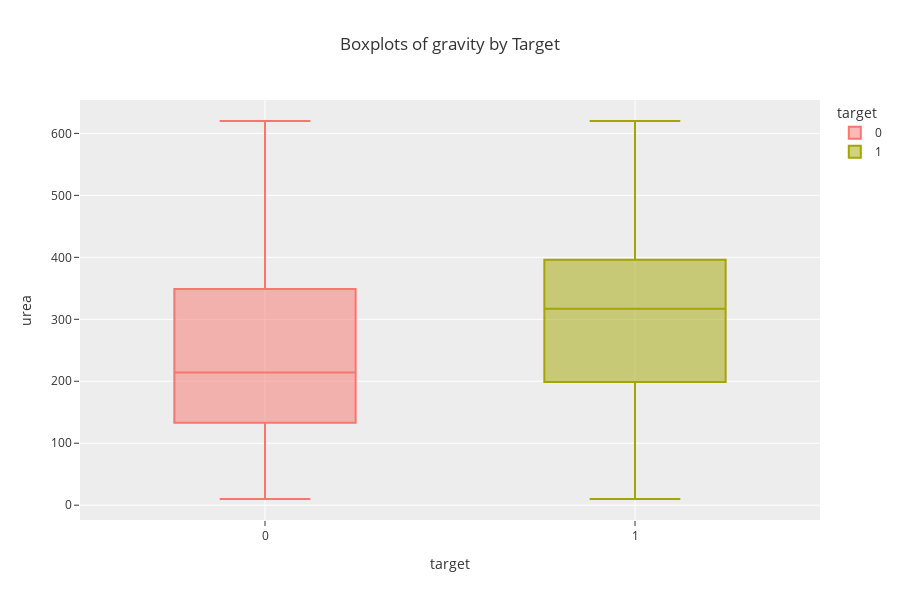
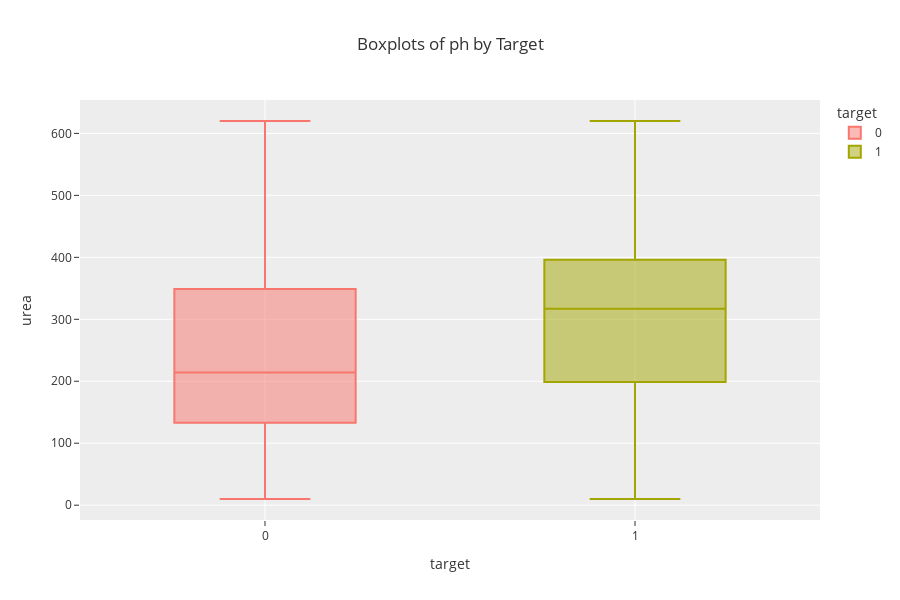
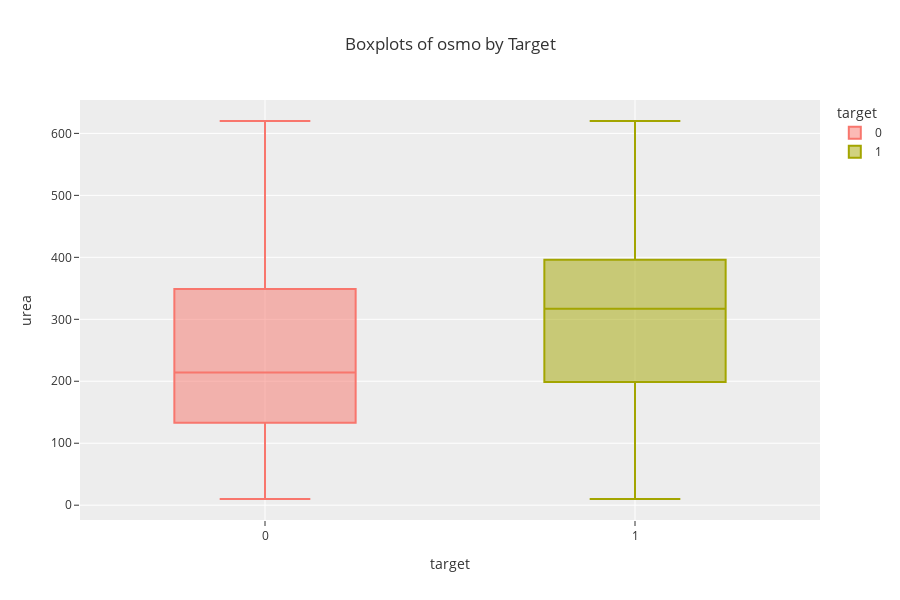
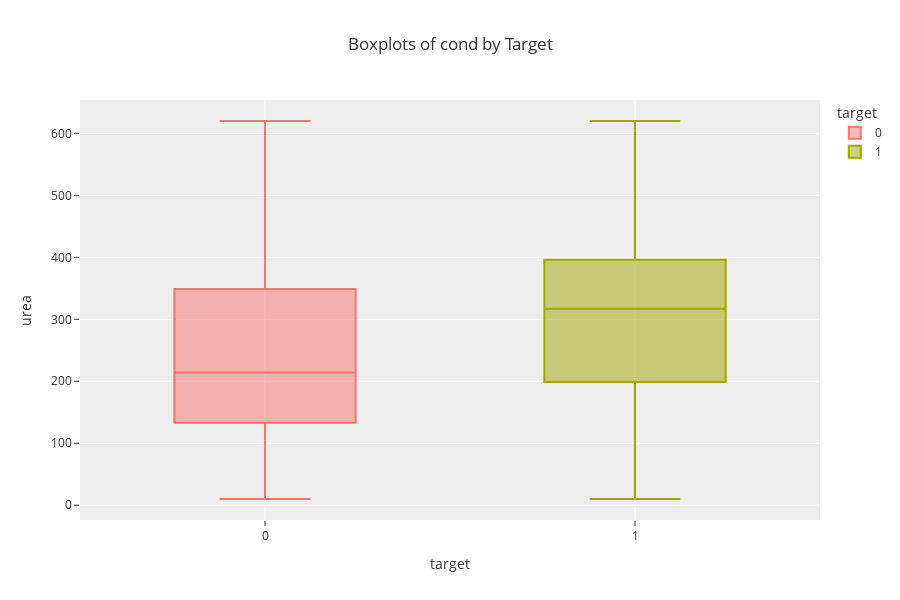

Notebook code for these charts, in order:
### Markdown cell above
#### Checking target's pattern

### Code cell
# Boxplots by target
for col in cols:
    fig = px.box(train_df, 
                 y='urea', x='target', 
                 color='target', 
                 title=f'Boxplots of {col} by Target', template='ggplot2', height = 600)

    fig.show()

### Figure 1 — Plotly figure (JSON) as saved in the notebook; plotly's stock layout.template omitted (floating-point values rounded to 4 significant figures; data arrays with more than 128 entries replaced by an {"elided": "..."} marker saying what was removed)
{"data": [{"alignmentgroup": "True", "hovertemplate": "target=%{x}<br>urea=%{y}<extra></extra>", "legendgroup": "0", "marker": {"color": "#F8766D"}, "name": "0", "notched": false, "offsetgroup": "0", "orientation": "v", "showlegend": true, "type": "box", "x": {"elided": "275 int values"}, "x0": " ", "xaxis": "x", "y": {"elided": "275 int values"}, "y0": " ", "yaxis": "y"}, {"alignmentgroup": "True", "hovertemplate": "target=%{x}<br>urea=%{y}<extra></extra>", "legendgroup": "1", "marker": {"color": "#A3A500"}, "name": "1", "notched": false, "offsetgroup": "1", "orientation": "v", "showlegend": true, "type": "box", "x": {"elided": "218 int values"}, "x0": " ", "xaxis": "x", "y": {"elided": "218 int values"}, "y0": " ", "yaxis": "y"}], "layout": {"boxmode": "overlay", "height": 600, "legend": {"title": {"text": "target"}, "tracegroupgap": 0}, "title": {"text": "Boxplots of gravity by Target"}, "xaxis": {"anchor": "y", "categoryarray": [0, 1], "categoryorder": "array", "domain": [0, 1], "title": {"text": "target"}}, "yaxis": {"anchor": "x", "domain": [0, 1], "title": {"text": "urea"}}}}

### Figure 2 — Plotly figure (JSON) as saved in the notebook; plotly's stock layout.template omitted (floating-point values rounded to 4 significant figures; data arrays with more than 128 entries replaced by an {"elided": "..."} marker saying what was removed)
{"data": [{"alignmentgroup": "True", "hovertemplate": "target=%{x}<br>urea=%{y}<extra></extra>", "legendgroup": "0", "marker": {"color": "#F8766D"}, "name": "0", "notched": false, "offsetgroup": "0", "orientation": "v", "showlegend": true, "type": "box", "x": {"elided": "275 int values"}, "x0": " ", "xaxis": "x", "y": {"elided": "275 int values"}, "y0": " ", "yaxis": "y"}, {"alignmentgroup": "True", "hovertemplate": "target=%{x}<br>urea=%{y}<extra></extra>", "legendgroup": "1", "marker": {"color": "#A3A500"}, "name": "1", "notched": false, "offsetgroup": "1", "orientation": "v", "showlegend": true, "type": "box", "x": {"elided": "218 int values"}, "x0": " ", "xaxis": "x", "y": {"elided": "218 int values"}, "y0": " ", "yaxis": "y"}], "layout": {"boxmode": "overlay", "height": 600, "legend": {"title": {"text": "target"}, "tracegroupgap": 0}, "title": {"text": "Boxplots of ph by Target"}, "xaxis": {"anchor": "y", "categoryarray": [0, 1], "categoryorder": "array", "domain": [0, 1], "title": {"text": "target"}}, "yaxis": {"anchor": "x", "domain": [0, 1], "title": {"text": "urea"}}}}

### Figure 3 — Plotly figure (JSON) as saved in the notebook; plotly's stock layout.template omitted (floating-point values rounded to 4 significant figures; data arrays with more than 128 entries replaced by an {"elided": "..."} marker saying what was removed)
{"data": [{"alignmentgroup": "True", "hovertemplate": "target=%{x}<br>urea=%{y}<extra></extra>", "legendgroup": "0", "marker": {"color": "#F8766D"}, "name": "0", "notched": false, "offsetgroup": "0", "orientation": "v", "showlegend": true, "type": "box", "x": {"elided": "275 int values"}, "x0": " ", "xaxis": "x", "y": {"elided": "275 int values"}, "y0": " ", "yaxis": "y"}, {"alignmentgroup": "True", "hovertemplate": "target=%{x}<br>urea=%{y}<extra></extra>", "legendgroup": "1", "marker": {"color": "#A3A500"}, "name": "1", "notched": false, "offsetgroup": "1", "orientation": "v", "showlegend": true, "type": "box", "x": {"elided": "218 int values"}, "x0": " ", "xaxis": "x", "y": {"elided": "218 int values"}, "y0": " ", "yaxis": "y"}], "layout": {"boxmode": "overlay", "height": 600, "legend": {"title": {"text": "target"}, "tracegroupgap": 0}, "title": {"text": "Boxplots of osmo by Target"}, "xaxis": {"anchor": "y", "categoryarray": [0, 1], "categoryorder": "array", "domain": [0, 1], "title": {"text": "target"}}, "yaxis": {"anchor": "x", "domain": [0, 1], "title": {"text": "urea"}}}}

### Figure 4 — Plotly figure (JSON) as saved in the notebook; plotly's stock layout.template omitted (floating-point values rounded to 4 significant figures; data arrays with more than 128 entries replaced by an {"elided": "..."} marker saying what was removed)
{"data": [{"alignmentgroup": "True", "hovertemplate": "target=%{x}<br>urea=%{y}<extra></extra>", "legendgroup": "0", "marker": {"color": "#F8766D"}, "name": "0", "notched": false, "offsetgroup": "0", "orientation": "v", "showlegend": true, "type": "box", "x": {"elided": "275 int values"}, "x0": " ", "xaxis": "x", "y": {"elided": "275 int values"}, "y0": " ", "yaxis": "y"}, {"alignmentgroup": "True", "hovertemplate": "target=%{x}<br>urea=%{y}<extra></extra>", "legendgroup": "1", "marker": {"color": "#A3A500"}, "name": "1", "notched": false, "offsetgroup": "1", "orientation": "v", "showlegend": true, "type": "box", "x": {"elided": "218 int values"}, "x0": " ", "xaxis": "x", "y": {"elided": "218 int values"}, "y0": " ", "yaxis": "y"}], "layout": {"boxmode": "overlay", "height": 600, "legend": {"title": {"text": "target"}, "tracegroupgap": 0}, "title": {"text": "Boxplots of cond by Target"}, "xaxis": {"anchor": "y", "categoryarray": [0, 1], "categoryorder": "array", "domain": [0, 1], "title": {"text": "target"}}, "yaxis": {"anchor": "x", "domain": [0, 1], "title": {"text": "urea"}}}}
